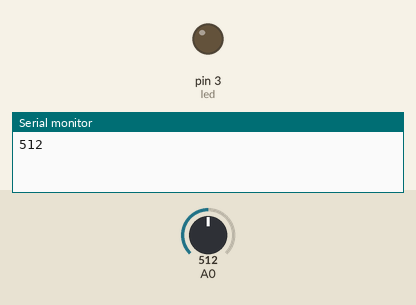
This sketch was run on a simulated Arduino Uno, built with avr-gcc and run on an emulated ATmega328P. Parts: output pins drawn as LEDs (lit = HIGH), the last lines printed to the serial monitor. The inputs (shaded band) are chosen by the test bench; at power-on: A0 = 512.

Above: at 0.1 s.
At 1.1 s:
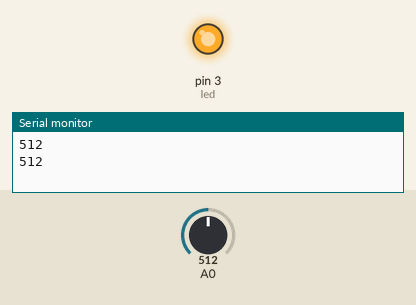
Timing chart, 0 to 2.6 s (numbered marks = the images above):
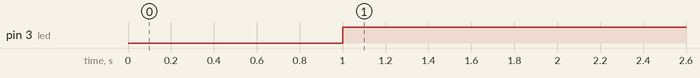

Measured:
- by itself, pin 3 (led): LOW → HIGH at 1.0 s

The sketch:

Exp1_Lab2.ino
```cpp
const int led=3;

void setup() {

pinMode(led,OUTPUT);

Serial.begin(9600);
}
void loop() {
int potValue = analogRead(A0);
Serial.println(potValue);

delay(1000);
if(potValue>511)
  {
    digitalWrite(led,HIGH);
  }
else
{
      digitalWrite(led,LOW);

}

}
```
